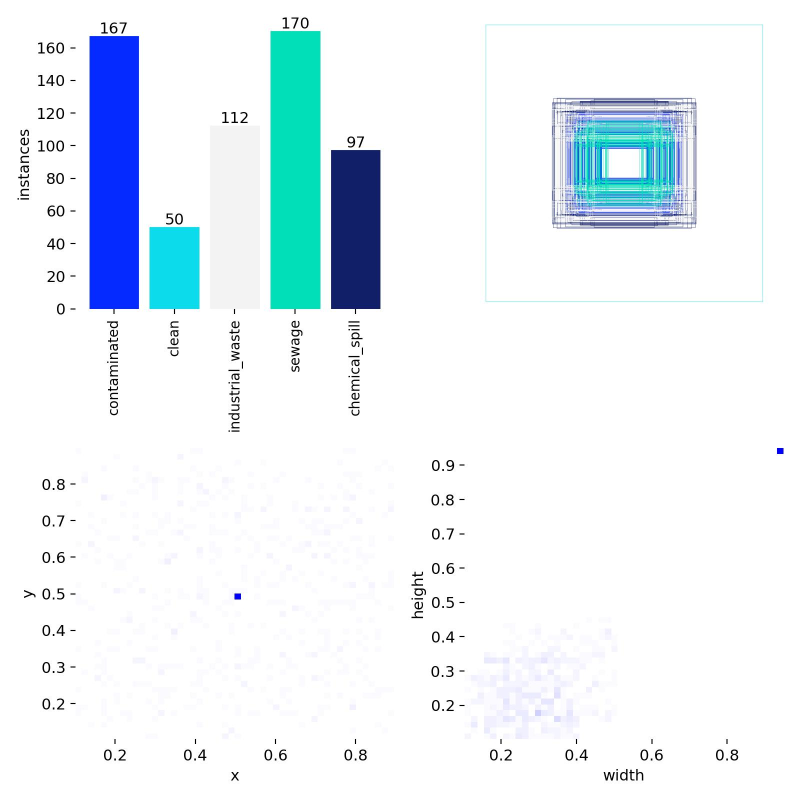
#> input picture models/weights/yolo_runs/water_contamination/labels.jpg, 1600 x 1600 px (shown at 1/2 size)
$ python synthetic_data.py --input_dir ../models/weights/yolo_runs/water_contamination --output_dir out
#> lines starting #> are read from the running program, lines starting #| are printed output that depends on the picture
"""
============================================
Synthetic Data Generation
============================================
Generates synthetic training images using OpenCV.
Applies overlays, noise, blur, brightness, and rotation
to create additional training samples.

Usage:
    python datasets/synthetic_data.py --input_dir <path> --output_dir <path>
"""

import os
import sys
import argparse
import random
from pathlib import Path

sys.path.insert(0, str(Path(__file__).resolve().parent.parent))

try:
    import cv2
    import numpy as np
    from tqdm import tqdm
except ImportError:
    os.system("pip install opencv-python numpy tqdm")
    import cv2
    import numpy as np
    from tqdm import tqdm


def add_gaussian_noise(image: np.ndarray, mean: float = 0, std: float = 25) -> np.ndarray:
    """Add Gaussian noise to an image."""
    noise = np.random.normal(mean, std, image.shape).astype(np.float32)
    noisy = np.clip(image.astype(np.float32) + noise, 0, 255).astype(np.uint8)
    return noisy


def add_salt_pepper_noise(image: np.ndarray, amount: float = 0.02) -> np.ndarray:
    """Add salt and pepper noise to an image."""
    noisy = image.copy()
    h, w = image.shape[:2]
    num_salt = int(amount * h * w)

    # Salt (white pixels)
    coords = [np.random.randint(0, i, num_salt) for i in image.shape[:2]]
    noisy[coords[0], coords[1]] = 255

    # Pepper (black pixels)
    coords = [np.random.randint(0, i, num_salt) for i in image.shape[:2]]
    noisy[coords[0], coords[1]] = 0

    return noisy


# [5 lines left out: function adjust_brightness, not called in this run]


def adjust_contrast(image: np.ndarray, factor: float = 1.5) -> np.ndarray:
    """Adjust image contrast by a factor."""
    mean = np.mean(image, axis=(0, 1), keepdims=True)
    adjusted = np.clip(mean + factor * (image.astype(np.float32) - mean), 0, 255)
    return adjusted.astype(np.uint8)


def add_color_tint(image: np.ndarray, tint_color: str = "green") -> np.ndarray:
    """
    Add a color tint to simulate water contamination appearance.

    Args:
        image: Input image
        tint_color: One of "green", "brown", "red", "yellow"
    """
    tints = {
        "green": np.array([0, 40, 0], dtype=np.float32),    # Algae-like
        "brown": np.array([10, 20, 30], dtype=np.float32),   # Turbid water
        "red": np.array([0, 0, 30], dtype=np.float32),       # Red tide
        "yellow": np.array([0, 30, 40], dtype=np.float32),   # Chemical
    }

    tint = tints.get(tint_color, tints["green"])
    tinted = np.clip(image.astype(np.float32) + tint, 0, 255).astype(np.uint8)
    return tinted


# [12 lines left out: function add_water_ripple_effect, not called in this run]


def add_fog_effect(image: np.ndarray, intensity: float = 0.3) -> np.ndarray:
    """Add a fog/haze effect to simulate atmospheric conditions."""
    fog = np.full_like(image, 220, dtype=np.uint8)
    foggy = cv2.addWeighted(image, 1 - intensity, fog, intensity, 0)
    return foggy


def random_crop_and_resize(image: np.ndarray, crop_ratio: float = 0.8) -> np.ndarray:
    """Randomly crop and resize back to original dimensions."""
    h, w = image.shape[:2]
    new_h, new_w = int(h * crop_ratio), int(w * crop_ratio)

    top = random.randint(0, h - new_h)
    left = random.randint(0, w - new_w)

    cropped = image[top:top + new_h, left:left + new_w]
    return cv2.resize(cropped, (w, h), interpolation=cv2.INTER_LINEAR)


# [24 lines left out: function overlay_particles, not called in this run]


def generate_synthetic_images(
    input_dir: Path,
    output_dir: Path,
    num_variants: int = 5,
    copy_labels: bool = True,
    label_dir: Path = None
):
    """
    Generate synthetic variants for all images in a directory.

    Applies random combinations of effects to create diverse
    training samples for water contamination detection.

    Args:
        input_dir: Directory with original images
        output_dir: Directory to save synthetic images
        num_variants: Number of synthetic variants per image
        copy_labels: Whether to copy YOLO labels for each variant
        label_dir: Directory containing YOLO label files
    """
#> called with num_variants = 5, copy_labels = True
    output_dir.mkdir(parents=True, exist_ok=True)

    if label_dir and copy_labels:
        output_label_dir = output_dir.parent / "labels" / output_dir.name
        output_label_dir.mkdir(parents=True, exist_ok=True)

    image_extensions = {".jpg", ".jpeg", ".png", ".bmp"}
    image_files = [f for f in input_dir.iterdir()
                   if f.is_file() and f.suffix.lower() in image_extensions]

    if not image_files:
        print(f"  ⚠️  No images found in {input_dir}")
        return

    # Available transformations
    transforms = [
        ("noise", lambda img: add_gaussian_noise(img, std=random.uniform(10, 40))),
        ("salt_pepper", lambda img: add_salt_pepper_noise(img, amount=random.uniform(0.01, 0.05))),
        ("bright", lambda img: adjust_brightness(img, factor=random.uniform(0.7, 1.5))),
        ("contrast", lambda img: adjust_contrast(img, factor=random.uniform(0.7, 1.8))),
        ("blur", lambda img: cv2.GaussianBlur(img, (random.choice([3, 5, 7]), random.choice([3, 5, 7])), 0)),
        ("green_tint", lambda img: add_color_tint(img, "green")),
        ("brown_tint", lambda img: add_color_tint(img, "brown")),
        ("fog", lambda img: add_fog_effect(img, intensity=random.uniform(0.1, 0.4))),
        ("particles", lambda img: overlay_particles(img, num_particles=random.randint(20, 80))),
        ("crop", lambda img: random_crop_and_resize(img, crop_ratio=random.uniform(0.7, 0.95))),
    ]

    print(f"  🧪 Generating {num_variants} synthetic variants for {len(image_files)} images")
    total = 0

    for img_path in tqdm(image_files, desc="  Synthesizing"):
        image = cv2.imread(str(img_path))
#> image is the input picture: shape (1600, 1600, 3); mean B, G, R 248, 242.5, 233.9
        if image is None:
            continue

        for i in range(num_variants):
            # Apply 2-4 random transforms
            num_transforms = random.randint(2, 4)
            selected = random.sample(transforms, min(num_transforms, len(transforms)))

            result = image.copy()
            suffix_parts = []

            for name, transform_fn in selected:
                try:
                    result = transform_fn(result)
                    suffix_parts.append(name)
                except Exception:
                    continue

            # Save synthetic image
            syn_name = f"{img_path.stem}_syn{i}{''.join(['_' + s for s in suffix_parts[:2]])}{img_path.suffix}"
            cv2.imwrite(str(output_dir / syn_name), result)

            # Copy label file if exists (bboxes don't change for pixel-level transforms)
            if copy_labels and label_dir:
                src_label = label_dir / f"{img_path.stem}.txt"
                if src_label.exists():
                    dst_label = output_label_dir / f"{img_path.stem}_syn{i}{''.join(['_' + s for s in suffix_parts[:2]])}.txt"
                    import shutil
                    shutil.copy2(src_label, dst_label)

            total += 1
#> this loop made 5 passes
#> pass 1, in add_color_tint, `tinted = np.clip(image.astype(np.float32) + tint, 0, 255).astype(np.ui..`:
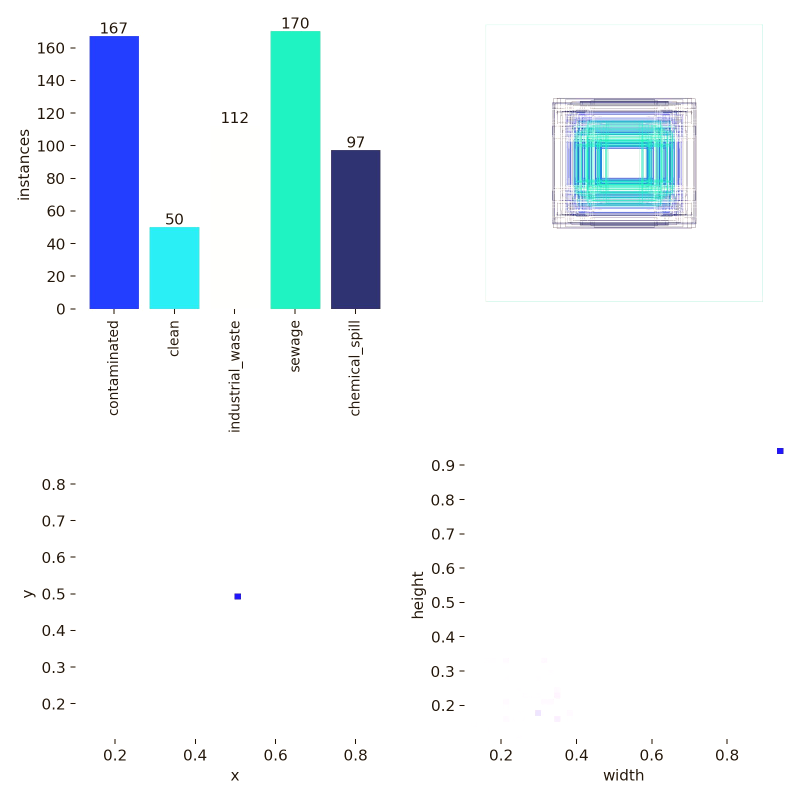
#> tinted: shape (1600, 1600, 3) (shown at 1/2 size); mean B, G, R 249, 245, 237.4
#> pass 1, in add_gaussian_noise, `noise = np.random.normal(mean, std, image.shape).astype(np.float32)`:
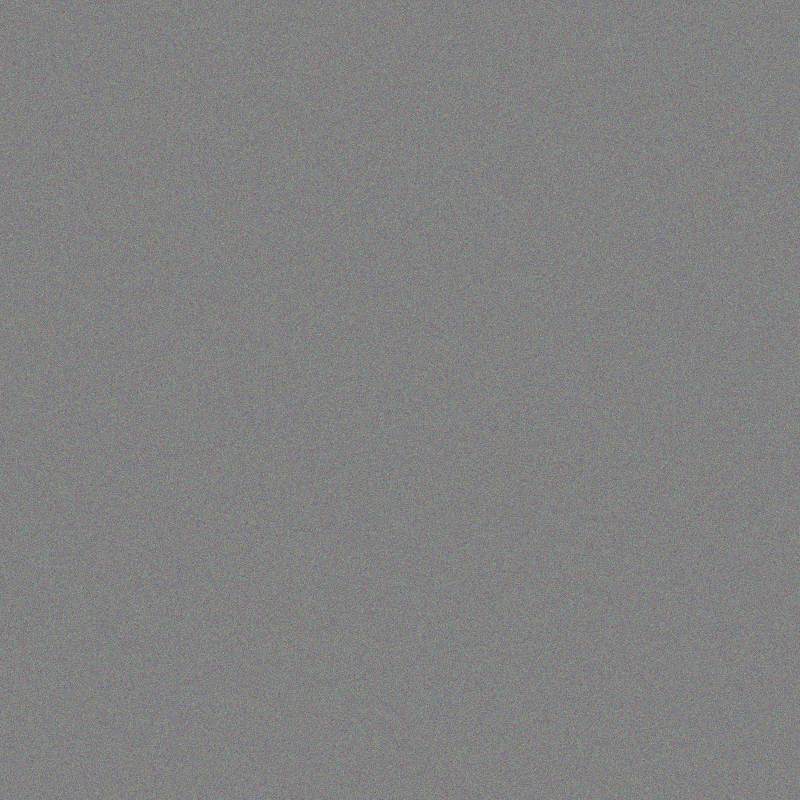
#> noise: shape (1600, 1600, 3) float32 (shown at 1/2 size); mean B, G, R 0, 0.1, 0; drawn with min black and max white
#> pass 1, in add_gaussian_noise, `noisy = np.clip(image.astype(np.float32) + noise, 0, 255).astype(np.ui..`:
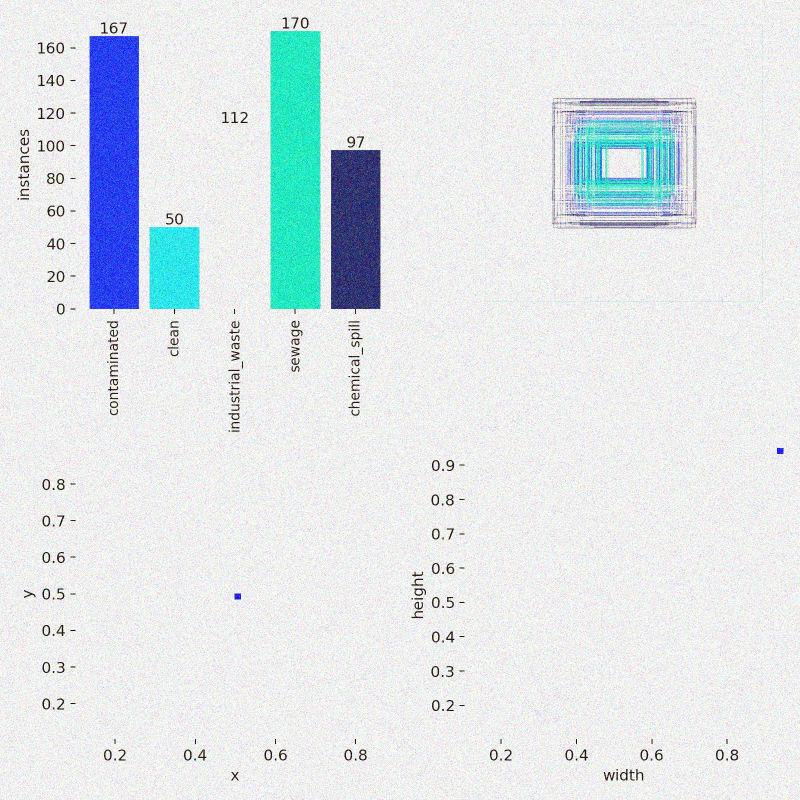
#> noisy: shape (1600, 1600, 3) (shown at 1/2 size); mean B, G, R 234.2, 230.4, 223.3
#> after the loop, total = 5

    print(f"  ✅ Generated {total} synthetic images")
#|   ✅ Generated 5 synthetic images


if __name__ == "__main__":
    parser = argparse.ArgumentParser(description="Generate synthetic training images")
    parser.add_argument("--input_dir", type=str, required=True, help="Input image directory")
    parser.add_argument("--output_dir", type=str, required=True, help="Output directory")
    parser.add_argument("--label_dir", type=str, default=None, help="Label directory (YOLO)")
    parser.add_argument("--num_variants", type=int, default=5, help="Variants per image")
    parser.add_argument("--no_labels", action="store_true", help="Don't copy labels")

    args = parser.parse_args()

    generate_synthetic_images(
        Path(args.input_dir),
        Path(args.output_dir),
        args.num_variants,
        not args.no_labels,
        Path(args.label_dir) if args.label_dir else None
    )
